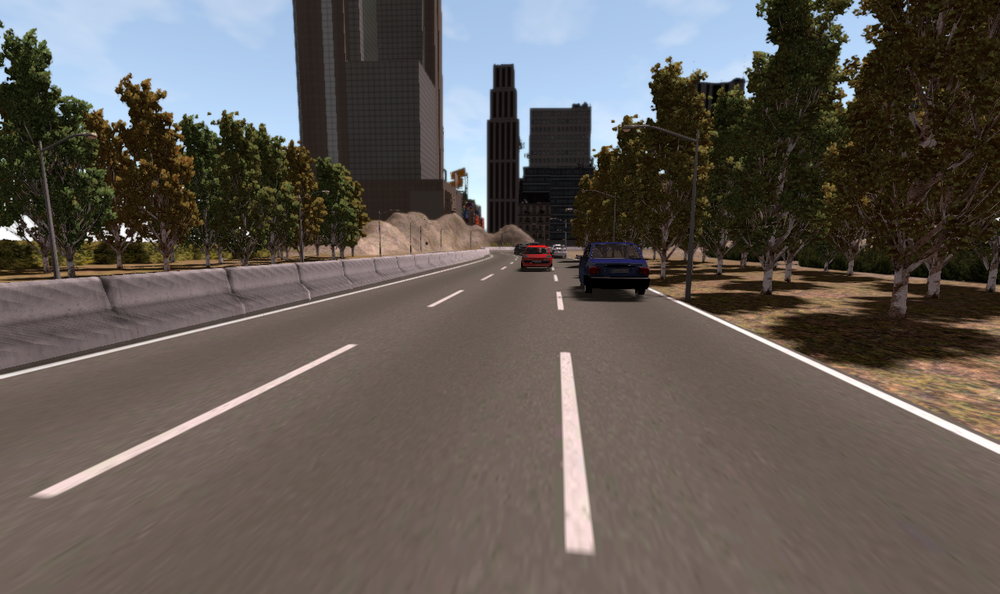
#> input picture 001109.png, 1000 x 594 px, shrunk from 1280 x 760 before the run
$ jupyter execute 'Hough transform.ipynb'
#> lines starting #> are read from the running program, lines starting #| are printed output that depends on the picture; after the words box and inside, x2 and y2 are one past the last pixel; in counts of white or black regions, pixels touching at a corner belong together
[cell 1]
import cv2
from matplotlib import pyplot as plt
import numpy as np
import math

[cell 2]
img=cv2.imread('001109.png')
#> img is the input picture: shape (594, 1000, 3); mean B, G, R 84.8, 89.8, 96.4

[cell 3]
#Convert the image to HSV
hsv = cv2.cvtColor(img, cv2.COLOR_BGR2HSV)
#> hsv: shape (594, 1000, 3); mean H, S, V 28.3, 79.3, 103.4

#Defining HSV white filter
lower_white = np.uint8([  0, 0,   200])
upper_white = np.uint8([55, 255, 255])

#applying HSV white filter to the image
white_mask = cv2.inRange(hsv, lower_white, upper_white)
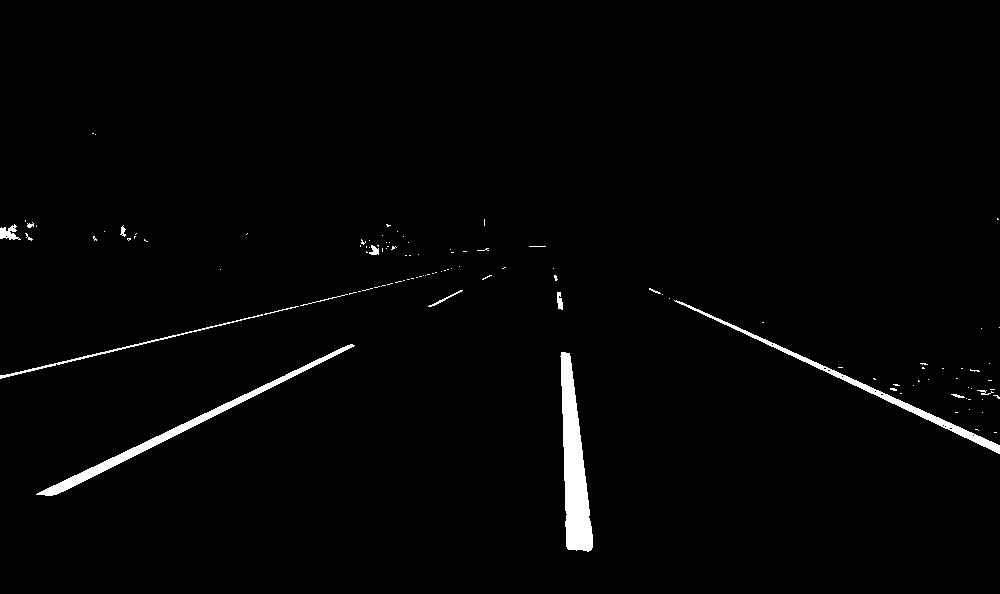
#> white_mask: shape (594, 1000); 1.6% white; 115 white regions (99 under 20 px), largest, box (x1, y1, x2, y2) and area: (560, 352, 593, 552) 3721, (36, 344, 355, 496) 2427, (674, 300, 1000, 454) 1837
white_image = cv2.bitwise_and(img, img, mask = white_mask)

plt.imshow(white_image,'gray')

[cell 4]
#Edge detection
edges_img = cv2.Canny(white_image,20,10)
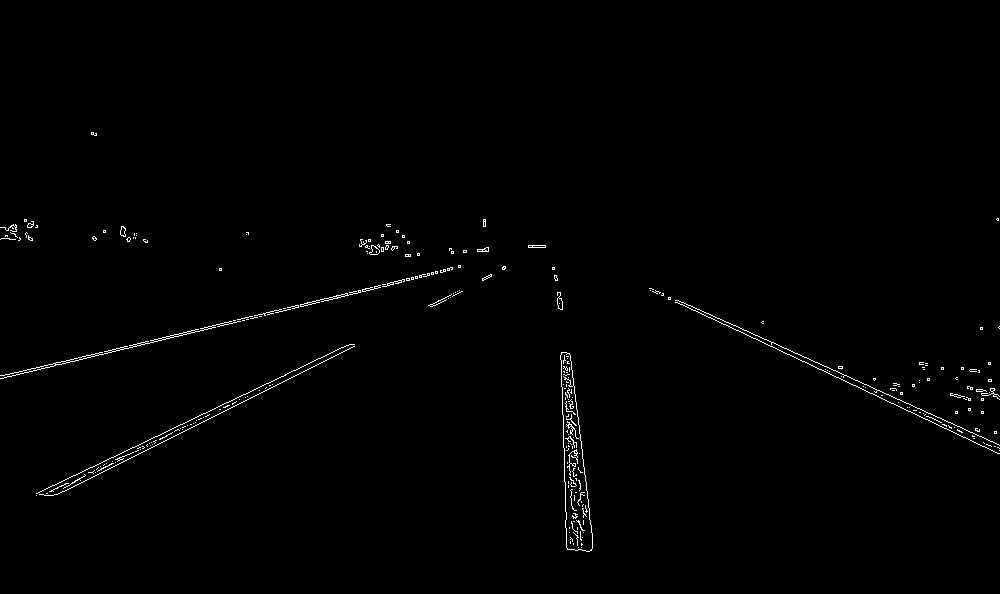
#> edges_img: shape (594, 1000); 0.78% white in thin lines or dots, all inside (x1, y1, x2, y2) = (0, 132, 1000, 552)
plt.imshow(edges_img,'gray')

[cell 5]
#reading image shape
img_shape = img.shape
#> img_shape = (594, 1000, 3)
x_max = img_shape[0]
#> x_max = 594
y_max = img_shape[1]
#> y_max = 1000

#defining min and max values for Rho and Theta
r_min = 0.0
r_max = math.hypot(x_max, y_max)
#> r_max = 1163.1
r_dim = 200
theta_dim = 180
theta_max=1.0 * math.pi

#Creating a NUll matrix to define Hough space transformation
hough_space = np.zeros((r_dim,theta_dim))

#Creating a list to save selected values ( Rho, Theta, )
list_lines=[]


#reading the image values
for i in range(x_max):
    for j in range(y_max):

        #Checking if the pixel is white in the edged_image
        if edges_img[i,j] == 255:

            # calculate Hough transform for every Theta value
            for idx_theta in range(0,theta_dim,3):

                #convert theta to Radians
                theta =  (idx_theta) * theta_max / theta_dim
                r =i * math.cos(theta) + j * math.sin(theta)
                ir = int(r_dim * r  / r_max)
                hough_space[ir,idx_theta] = hough_space[ir,idx_theta] + 1

                #selecting only values higher than a threshold
                if hough_space[ir,idx_theta] > img_shape[0]/2 and idx_theta not in list_lines and ir not in list_lines:
                    list_lines.append([r,theta,j])
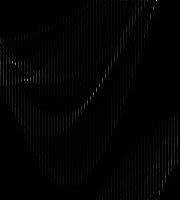
#> hough_space: shape (200, 180) float64; min 0, max 720, mean 7.8; drawn with min black and max white

[cell 6]
fig, ax = plt.subplots()
ax.imshow(img)
ax.autoscale(False)

#reading the list of data to draw the lines.
for line in (list_lines):

    r=line[0]
    theta= line[1]

    interval_y_label=[-line[2]-20,line[2]+20]

    px = []
    py = []

    for y in interval_y_label:
            px.append( math.cos(-theta) * y - math.sin(-theta) * r )
            py.append( math.sin(-theta) * y + math.cos(-theta) * r )

    ax.plot(px,py, color='red', linewidth=2)
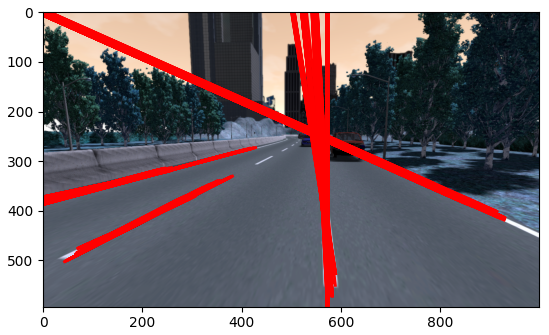
#> figure drawn by matplotlib, 1 panel; B, G, R data is drawn as R, G, B
